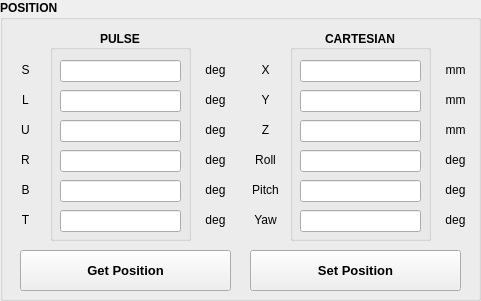
   <widget class="QGroupBox" name="gr_Get_Position">
    <property name="geometry">
     <rect>
      <x>610</x>
      <y>10</y>
      <width>481</width>
      <height>301</height>
     </rect>
    </property>
    <property name="font">
     <font>
      <weight>75</weight>
      <bold>true</bold>
     </font>
    </property>
    <property name="title">
     <string>POSITION</string>
    </property>
    <widget class="QLabel" name="lb_Pitch_Current">
     <property name="geometry">
      <rect>
       <x>250</x>
       <y>180</y>
       <width>31</width>
       <height>20</height>
      </rect>
     </property>
     <property name="font">
      <font>
       <weight>50</weight>
       <bold>false</bold>
      </font>
     </property>
     <property name="lineWidth">
      <number>0</number>
     </property>
     <property name="text">
      <string>Pitch</string>
     </property>
     <property name="alignment">
      <set>Qt::AlignCenter</set>
     </property>
    </widget>
    <widget class="QLabel" name="lb_Roll_Current">
     <property name="geometry">
      <rect>
       <x>250</x>
       <y>150</y>
       <width>31</width>
       <height>20</height>
      </rect>
     </property>
     <property name="font">
      <font>
       <weight>50</weight>
       <bold>false</bold>
      </font>
     </property>
     <property name="lineWidth">
      <number>0</number>
     </property>
     <property name="text">
      <string>Roll</string>
     </property>
     <property name="alignment">
      <set>Qt::AlignCenter</set>
     </property>
    </widget>
    <widget class="QLabel" name="lb_X_Current">
     <property name="geometry">
      <rect>
       <x>250</x>
       <y>60</y>
       <width>31</width>
       <height>20</height>
      </rect>
     </property>
     <property name="font">
      <font>
       <weight>50</weight>
       <bold>false</bold>
      </font>
     </property>
     <property name="lineWidth">
      <number>0</number>
     </property>
     <property name="text">
      <string>X</string>
     </property>
     <property name="alignment">
      <set>Qt::AlignCenter</set>
     </property>
    </widget>
    <widget class="QLabel" name="lb_Y_Current">
     <property name="geometry">
      <rect>
       <x>250</x>
       <y>90</y>
       <width>31</width>
       <height>20</height>
      </rect>
     </property>
     <property name="font">
      <font>
       <weight>50</weight>
       <bold>false</bold>
      </font>
     </property>
     <property name="lineWidth">
      <number>0</number>
     </property>
     <property name="text">
      <string>Y</string>
     </property>
     <property name="alignment">
      <set>Qt::AlignCenter</set>
     </property>
    </widget>
    <widget class="QLabel" name="lb_Z_Current">
     <property name="geometry">
      <rect>
       <x>250</x>
       <y>120</y>
       <width>31</width>
       <height>20</height>
      </rect>
     </property>
     <property name="font">
      <font>
       <weight>50</weight>
       <bold>false</bold>
      </font>
     </property>
     <property name="lineWidth">
      <number>0</number>
     </property>
     <property name="text">
      <string>Z</string>
     </property>
     <property name="alignment">
      <set>Qt::AlignCenter</set>
     </property>
    </widget>
    <widget class="QLabel" name="lb_Yaw_Current">
     <property name="geometry">
      <rect>
       <x>250</x>
       <y>210</y>
       <width>31</width>
       <height>20</height>
      </rect>
     </property>
     <property name="font">
      <font>
       <weight>50</weight>
       <bold>false</bold>
      </font>
     </property>
     <property name="lineWidth">
      <number>0</number>
     </property>
     <property name="text">
      <string>Yaw</string>
     </property>
     <property name="alignment">
      <set>Qt::AlignCenter</set>
     </property>
    </widget>
    <widget class="QLabel" name="lb1_Current">
     <property name="geometry">
      <rect>
       <x>200</x>
       <y>60</y>
       <width>31</width>
       <height>20</height>
      </rect>
     </property>
     <property name="font">
      <font>
       <weight>50</weight>
       <bold>false</bold>
      </font>
     </property>
     <property name="lineWidth">
      <number>0</number>
     </property>
     <property name="text">
      <string>deg</string>
     </property>
     <property name="alignment">
      <set>Qt::AlignCenter</set>
     </property>
    </widget>
    <widget class="QLabel" name="lb2_Current">
     <property name="geometry">
      <rect>
       <x>200</x>
       <y>90</y>
       <width>31</width>
       <height>20</height>
      </rect>
     </property>
     <property name="font">
      <font>
       <weight>50</weight>
       <bold>false</bold>
      </font>
     </property>
     <property name="lineWidth">
      <number>0</number>
     </property>
     <property name="text">
      <string>deg</string>
     </property>
     <property name="alignment">
      <set>Qt::AlignCenter</set>
     </property>
    </widget>
    <widget class="QLabel" name="lb3_Current">
     <property name="geometry">
      <rect>
       <x>200</x>
       <y>120</y>
       <width>31</width>
       <height>20</height>
      </rect>
     </property>
     <property name="font">
      <font>
       <weight>50</weight>
       <bold>false</bold>
      </font>
     </property>
     <property name="lineWidth">
      <number>0</number>
     </property>
     <property name="text">
      <string>deg</string>
     </property>
     <property name="alignment">
      <set>Qt::AlignCenter</set>
     </property>
    </widget>
    <widget class="QLabel" name="lb4_Current">
     <property name="geometry">
      <rect>
       <x>200</x>
       <y>150</y>
       <width>31</width>
       <height>20</height>
      </rect>
     </property>
     <property name="font">
      <font>
       <weight>50</weight>
       <bold>false</bold>
      </font>
     </property>
     <property name="lineWidth">
      <number>0</number>
     </property>
     <property name="text">
      <string>deg</string>
     </property>
     <property name="alignment">
      <set>Qt::AlignCenter</set>
     </property>
    </widget>
    <widget class="QLabel" name="lb5_Current">
     <property name="geometry">
      <rect>
       <x>200</x>
       <y>180</y>
       <width>31</width>
       <height>20</height>
      </rect>
     </property>
     <property name="font">
      <font>
       <weight>50</weight>
       <bold>false</bold>
      </font>
     </property>
     <property name="lineWidth">
      <number>0</number>
     </property>
     <property name="text">
      <string>deg</string>
     </property>
     <property name="alignment">
      <set>Qt::AlignCenter</set>
     </property>
    </widget>
    <widget class="QLabel" name="lb6_Current">
     <property name="geometry">
      <rect>
       <x>200</x>
       <y>210</y>
       <width>31</width>
       <height>20</height>
      </rect>
     </property>
     <property name="font">
      <font>
       <weight>50</weight>
       <bold>false</bold>
      </font>
     </property>
     <property name="lineWidth">
      <number>0</number>
     </property>
     <property name="text">
      <string>deg</string>
     </property>
     <property name="alignment">
      <set>Qt::AlignCenter</set>
     </property>
    </widget>
    <widget class="QPushButton" name="btn_Get_Position">
     <property name="geometry">
      <rect>
       <x>20</x>
       <y>250</y>
       <width>211</width>
       <height>41</height>
      </rect>
     </property>
     <property name="font">
      <font>
       <pointsize>10</pointsize>
       <weight>75</weight>
       <bold>true</bold>
      </font>
     </property>
     <property name="text">
      <string>Get Position</string>
     </property>
    </widget>
    <widget class="QGroupBox" name="gr_Pulse">
     <property name="geometry">
      <rect>
       <x>50</x>
       <y>30</y>
       <width>141</width>
       <height>211</height>
      </rect>
     </property>
     <property name="font">
      <font>
       <weight>75</weight>
       <bold>true</bold>
      </font>
     </property>
     <property name="title">
      <string>PULSE</string>
     </property>
     <property name="alignment">
      <set>Qt::AlignCenter</set>
     </property>
     <widget class="QLineEdit" name="txt_T">
      <property name="geometry">
       <rect>
        <x>10</x>
        <y>180</y>
        <width>121</width>
        <height>22</height>
       </rect>
      </property>
      <property name="font">
       <font>
        <weight>50</weight>
        <bold>false</bold>
       </font>
      </property>
      <property name="alignment">
       <set>Qt::AlignCenter</set>
      </property>
     </widget>
     <widget class="QLineEdit" name="txt_B">
      <property name="geometry">
       <rect>
        <x>10</x>
        <y>150</y>
        <width>121</width>
        <height>22</height>
       </rect>
      </property>
      <property name="font">
       <font>
        <weight>50</weight>
        <bold>false</bold>
       </font>
      </property>
      <property name="alignment">
       <set>Qt::AlignCenter</set>
      </property>
     </widget>
     <widget class="QLineEdit" name="txt_R">
      <property name="geometry">
       <rect>
        <x>10</x>
        <y>120</y>
        <width>121</width>
        <height>22</height>
       </rect>
      </property>
      <property name="font">
       <font>
        <weight>50</weight>
        <bold>false</bold>
       </font>
      </property>
      <property name="alignment">
       <set>Qt::AlignCenter</set>
      </property>
     </widget>
     <widget class="QLineEdit" name="txt_U">
      <property name="geometry">
       <rect>
        <x>10</x>
        <y>90</y>
        <width>121</width>
        <height>22</height>
       </rect>
      </property>
      <property name="font">
       <font>
        <weight>50</weight>
        <bold>false</bold>
       </font>
      </property>
      <property name="alignment">
       <set>Qt::AlignCenter</set>
      </property>
     </widget>
     <widget class="QLineEdit" name="txt_S">
      <property name="geometry">
       <rect>
        <x>10</x>
        <y>30</y>
        <width>121</width>
        <height>22</height>
       </rect>
      </property>
      <property name="font">
       <font>
        <weight>50</weight>
        <bold>false</bold>
       </font>
      </property>
      <property name="alignment">
       <set>Qt::AlignCenter</set>
      </property>
     </widget>
     <widget class="QLineEdit" name="txt_L">
      <property name="geometry">
       <rect>
        <x>10</x>
        <y>60</y>
        <width>121</width>
        <height>22</height>
       </rect>
      </property>
      <property name="font">
       <font>
        <weight>50</weight>
        <bold>false</bold>
       </font>
      </property>
      <property name="alignment">
       <set>Qt::AlignCenter</set>
      </property>
     </widget>
    </widget>
    <widget class="QGroupBox" name="gr_Cartesian">
     <property name="geometry">
      <rect>
       <x>290</x>
       <y>30</y>
       <width>141</width>
       <height>211</height>
      </rect>
     </property>
     <property name="font">
      <font>
       <weight>75</weight>
       <bold>true</bold>
      </font>
     </property>
     <property name="title">
      <string>CARTESIAN</string>
     </property>
     <property name="alignment">
      <set>Qt::AlignCenter</set>
     </property>
     <widget class="QLineEdit" name="txt_Yaw">
      <property name="geometry">
       <rect>
        <x>10</x>
        <y>180</y>
        <width>121</width>
        <height>22</height>
       </rect>
      </property>
      <property name="font">
       <font>
        <weight>50</weight>
        <bold>false</bold>
       </font>
      </property>
      <property name="alignment">
       <set>Qt::AlignCenter</set>
      </property>
     </widget>
     <widget class="QLineEdit" name="txt_Pitch">
      <property name="geometry">
       <rect>
        <x>10</x>
        <y>150</y>
        <width>121</width>
        <height>22</height>
       </rect>
      </property>
      <property name="font">
       <font>
        <weight>50</weight>
        <bold>false</bold>
       </font>
      </property>
      <property name="alignment">
       <set>Qt::AlignCenter</set>
      </property>
     </widget>
     <widget class="QLineEdit" name="txt_Z">
      <property name="geometry">
       <rect>
        <x>10</x>
        <y>90</y>
        <width>121</width>
        <height>22</height>
       </rect>
      </property>
      <property name="font">
       <font>
        <weight>50</weight>
        <bold>false</bold>
       </font>
      </property>
      <property name="alignment">
       <set>Qt::AlignCenter</set>
      </property>
     </widget>
     <widget class="QLineEdit" name="txt_Y">
      <property name="geometry">
       <rect>
        <x>10</x>
        <y>60</y>
        <width>121</width>
        <height>22</height>
       </rect>
      </property>
      <property name="font">
       <font>
        <weight>50</weight>
        <bold>false</bold>
       </font>
      </property>
      <property name="alignment">
       <set>Qt::AlignCenter</set>
      </property>
     </widget>
     <widget class="QLineEdit" name="txt_X">
      <property name="geometry">
       <rect>
        <x>10</x>
        <y>30</y>
        <width>121</width>
        <height>22</height>
       </rect>
      </property>
      <property name="font">
       <font>
        <weight>50</weight>
        <bold>false</bold>
       </font>
      </property>
      <property name="alignment">
       <set>Qt::AlignCenter</set>
      </property>
     </widget>
     <widget class="QLineEdit" name="txt_Roll">
      <property name="geometry">
       <rect>
        <x>10</x>
        <y>120</y>
        <width>121</width>
        <height>22</height>
       </rect>
      </property>
      <property name="font">
       <font>
        <weight>50</weight>
        <bold>false</bold>
       </font>
      </property>
      <property name="alignment">
       <set>Qt::AlignCenter</set>
      </property>
     </widget>
    </widget>
    <widget class="QLabel" name="lb_L_Current">
     <property name="geometry">
      <rect>
       <x>10</x>
       <y>90</y>
       <width>31</width>
       <height>20</height>
      </rect>
     </property>
     <property name="font">
      <font>
       <weight>50</weight>
       <bold>false</bold>
      </font>
     </property>
     <property name="lineWidth">
      <number>0</number>
     </property>
     <property name="text">
      <string>L</string>
     </property>
     <property name="alignment">
      <set>Qt::AlignCenter</set>
     </property>
    </widget>
    <widget class="QLabel" name="lb_U_Current">
     <property name="geometry">
      <rect>
       <x>10</x>
       <y>120</y>
       <width>31</width>
       <height>20</height>
      </rect>
     </property>
     <property name="font">
      <font>
       <weight>50</weight>
       <bold>false</bold>
      </font>
     </property>
     <property name="lineWidth">
      <number>0</number>
     </property>
     <property name="text">
      <string>U</string>
     </property>
     <property name="alignment">
      <set>Qt::AlignCenter</set>
     </property>
    </widget>
    <widget class="QLabel" name="lb_R_Current">
     <property name="geometry">
      <rect>
       <x>10</x>
       <y>150</y>
       <width>31</width>
       <height>20</height>
      </rect>
     </property>
     <property name="font">
      <font>
       <weight>50</weight>
       <bold>false</bold>
      </font>
     </property>
     <property name="lineWidth">
      <number>0</number>
     </property>
     <property name="text">
      <string>R</string>
     </property>
     <property name="alignment">
      <set>Qt::AlignCenter</set>
     </property>
    </widget>
    <widget class="QLabel" name="lb_S_Current">
     <property name="geometry">
      <rect>
       <x>10</x>
       <y>60</y>
       <width>31</width>
       <height>20</height>
      </rect>
     </property>
     <property name="font">
      <font>
       <weight>50</weight>
       <bold>false</bold>
      </font>
     </property>
     <property name="lineWidth">
      <number>0</number>
     </property>
     <property name="text">
      <string>S</string>
     </property>
     <property name="alignment">
      <set>Qt::AlignCenter</set>
     </property>
    </widget>
    <widget class="QLabel" name="lb_B_Current">
     <property name="geometry">
      <rect>
       <x>10</x>
       <y>180</y>
       <width>31</width>
       <height>20</height>
      </rect>
     </property>
     <property name="font">
      <font>
       <weight>50</weight>
       <bold>false</bold>
      </font>
     </property>
     <property name="lineWidth">
      <number>0</number>
     </property>
     <property name="text">
      <string>B</string>
     </property>
     <property name="alignment">
      <set>Qt::AlignCenter</set>
     </property>
    </widget>
    <widget class="QLabel" name="lb_T_Current">
     <property name="geometry">
      <rect>
       <x>10</x>
       <y>210</y>
       <width>31</width>
       <height>20</height>
      </rect>
     </property>
     <property name="font">
      <font>
       <weight>50</weight>
       <bold>false</bold>
      </font>
     </property>
     <property name="lineWidth">
      <number>0</number>
     </property>
     <property name="text">
      <string>T</string>
     </property>
     <property name="alignment">
      <set>Qt::AlignCenter</set>
     </property>
    </widget>
    <widget class="QLabel" name="lb10_Current">
     <property name="geometry">
      <rect>
       <x>440</x>
       <y>150</y>
       <width>31</width>
       <height>20</height>
      </rect>
     </property>
     <property name="font">
      <font>
       <weight>50</weight>
       <bold>false</bold>
      </font>
     </property>
     <property name="lineWidth">
      <number>0</number>
     </property>
     <property name="text">
      <string>deg</string>
     </property>
     <property name="alignment">
      <set>Qt::AlignCenter</set>
     </property>
    </widget>
    <widget class="QLabel" name="lb8_Current">
     <property name="geometry">
      <rect>
       <x>440</x>
       <y>90</y>
       <width>31</width>
       <height>20</height>
      </rect>
     </property>
     <property name="font">
      <font>
       <weight>50</weight>
       <bold>false</bold>
      </font>
     </property>
     <property name="lineWidth">
      <number>0</number>
     </property>
     <property name="text">
      <string>mm</string>
     </property>
     <property name="alignment">
      <set>Qt::AlignCenter</set>
     </property>
    </widget>
    <widget class="QLabel" name="lb9_Current">
     <property name="geometry">
      <rect>
       <x>440</x>
       <y>120</y>
       <width>31</width>
       <height>20</height>
      </rect>
     </property>
     <property name="font">
      <font>
       <weight>50</weight>
       <bold>false</bold>
      </font>
     </property>
     <property name="lineWidth">
      <number>0</number>
     </property>
     <property name="text">
      <string>mm</string>
     </property>
     <property name="alignment">
      <set>Qt::AlignCenter</set>
     </property>
    </widget>
    <widget class="QLabel" name="lb7_Current">
     <property name="geometry">
      <rect>
       <x>440</x>
       <y>60</y>
       <width>31</width>
       <height>20</height>
      </rect>
     </property>
     <property name="font">
      <font>
       <weight>50</weight>
       <bold>false</bold>
      </font>
     </property>
     <property name="lineWidth">
      <number>0</number>
     </property>
     <property name="text">
      <string>mm</string>
     </property>
     <property name="alignment">
      <set>Qt::AlignCenter</set>
     </property>
    </widget>
    <widget class="QLabel" name="lb12_Current">
     <property name="geometry">
      <rect>
       <x>440</x>
       <y>210</y>
       <width>31</width>
       <height>20</height>
      </rect>
     </property>
     <property name="font">
      <font>
       <weight>50</weight>
       <bold>false</bold>
      </font>
     </property>
     <property name="lineWidth">
      <number>0</number>
     </property>
     <property name="text">
      <string>deg</string>
     </property>
     <property name="alignment">
      <set>Qt::AlignCenter</set>
     </property>
    </widget>
    <widget class="QLabel" name="lb11_Current">
     <property name="geometry">
      <rect>
       <x>440</x>
       <y>180</y>
       <width>31</width>
       <height>20</height>
      </rect>
     </property>
     <property name="font">
      <font>
       <weight>50</weight>
       <bold>false</bold>
      </font>
     </property>
     <property name="lineWidth">
      <number>0</number>
     </property>
     <property name="text">
      <string>deg</string>
     </property>
     <property name="alignment">
      <set>Qt::AlignCenter</set>
     </property>
    </widget>
    <widget class="QPushButton" name="btn_Set_Position">
     <property name="geometry">
      <rect>
       <x>250</x>
       <y>250</y>
       <width>211</width>
       <height>41</height>
      </rect>
     </property>
     <property name="font">
      <font>
       <pointsize>10</pointsize>
       <weight>75</weight>
       <bold>true</bold>
      </font>
     </property>
     <property name="text">
      <string>Set Position</string>
     </property>
    </widget>
   </widget>
